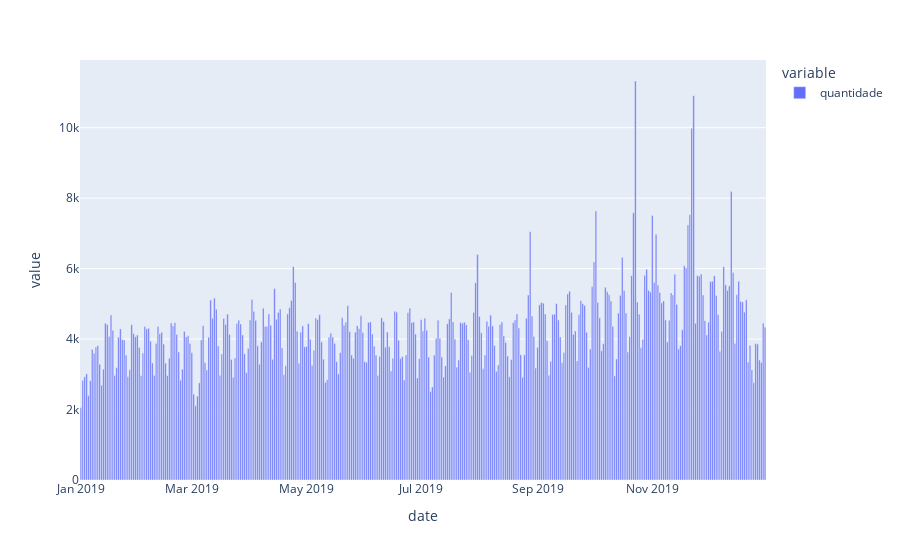

Here is the notebook cell this chart was saved with:
### Code cell
fig = px.bar(frequency)
fig

### Figure 1 — Plotly figure (JSON) as saved in the notebook; plotly's stock layout.template omitted (floating-point values rounded to 4 significant figures; data arrays with more than 128 entries replaced by an {"elided": "..."} marker saying what was removed)
{"data": [{"alignmentgroup": "True", "hovertemplate": "variable=quantidade<br>date=%{x}<br>value=%{y}<extra></extra>", "legendgroup": "quantidade", "marker": {"color": "#636efa"}, "name": "quantidade", "offsetgroup": "quantidade", "orientation": "v", "showlegend": true, "textposition": "auto", "type": "bar", "x": {"elided": "365 str values"}, "xaxis": "x", "y": {"elided": "365 int values"}, "yaxis": "y"}], "layout": {"barmode": "relative", "legend": {"title": {"text": "variable"}, "tracegroupgap": 0}, "margin": {"t": 60}, "xaxis": {"anchor": "y", "domain": [0, 1], "title": {"text": "date"}}, "yaxis": {"anchor": "x", "domain": [0, 1], "title": {"text": "value"}}}}
